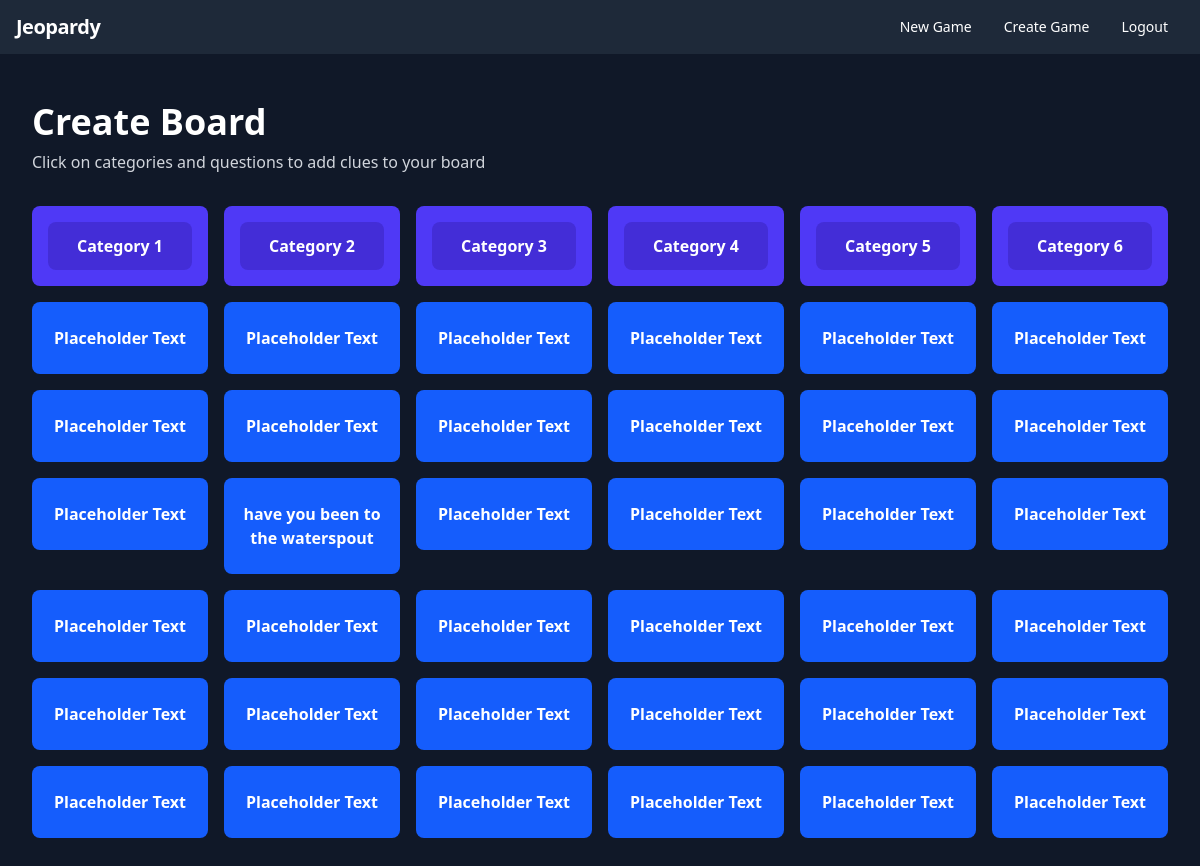
Screenshot of /create/herlloi with the database file from the repository.
### tables this page shows
CREATE TABLE board (
                    title           TEXT        NOT NULL,
                    row             INTEGER     NOT NULL,
                    column          INTEGER     NOT NULL,
                    quest_cat       TEXT        NOT NULL,
                    answer          TEXT,
                    wrong1          TEXT,
                    wrong2          TEXT,
                    wrong3          TEXT,
                    point_value     INTEGER,
                    chosen          INTEGER     NOT NULL
                );

### __init__.py (the view)
@app.route("/create/<string:board>", methods=["GET", "POST"])
def create(board):
    board_text = data.get_board_text(board)
    return render_template("create.html", board_text = board_text, board = board)

### data.py (called while the page is built)
def get_board_text(title):
    db = sqlite3.connect(DB_FILE)
    c = db.cursor()
    board_text = []
    for row in range(6):
        board_text.append(c.execute(
                             'SELECT quest_cat FROM board WHERE (title, row) = (?, ?)',
                             (title, row,)
                         ).fetchall()
                     )
    board_text = clean_list_2d(board_text)
    return board_text

def clean_list(raw_output):
    clean_output = []
    for lst in raw_output:
        for item in lst:
            if str(item) != 'None' and item != "":
                clean_output += [item]
    return clean_output

def clean_list_2d(raw_output):
    clean_output = []
    for lst in raw_output:
        clean_output += [clean_list(lst)]
    return clean_output

### templates/create.html (shortened to what this page needs)
<!doctype html>
<html class="h-full bg-gray-900">
  <head>
    <script src="https://cdn.jsdelivr.net/npm/@tailwindcss/browser@4"></script>
  </head>
  <body class="h-full">
    <nav
      class="bg-gray-800 text-white py-3 px-4 flex items-center justify-between"
    >
      <a class="font-bold text-xl tracking-tight" href="/home">Jeopardy</a>
      <div class="flex items-center">
        <a
          class="text-sm px-4 py-2 leading-none rounded-full hover:bg-gray-700"
          href="/new_game"
          >New Game</a
        >
        <a
          class="text-sm px-4 py-2 leading-none rounded-full hover:bg-gray-700"
          href="/create_game"
          >Create Game</a
        >
        <a
          class="text-sm px-4 py-2 leading-none rounded-full hover:bg-gray-700"
          href="/logout"
          >Logout</a
        >
      </div>
    </nav>
    <div class="min-h-screen bg-gray-900 py-12 px-4 sm:px-6 lg:px-8">
      <div class="max-w-7xl mx-auto">
        <h1 class="text-4xl font-bold text-white mb-2">Create Board</h1>
        <p class="text-gray-300 mb-8">
          Click on categories and questions to add clues to your board
        </p>
        <div class="grid grid-cols-6 gap-4">
          {% for col in range(6) %}
          <div class="bg-indigo-600 rounded-lg p-4">
            <button
              class="w-full bg-indigo-700 hover:bg-indigo-600 text-white font-bold py-3 px-2 rounded-lg text-center transition duration-200"
            >
              Category {{ col + 1 }}
            </button>
          </div>
          {% endfor %}
          {% for row in range(6) %} {% for column in range(6) %}
          <div>
            <a
              href="{{ url_for('edit', board = board, row = row, column = column) }}"
            >
              <button
                type="button"
                class="w-full bg-blue-600 hover:bg-blue-500 text-white font-bold py-6 px-4 rounded-lg transition duration-200 text-center"
              >
                {{ board_text[row][column] }}
              </button>
            </a>
          </div>
          {% endfor %} {% endfor %}
        </div>
      </div>
    </div>
  </body>
</html>

### rows the page displays
board: quest_cat "Placeholder Text"
board: quest_cat "Placeholder Text"
board: quest_cat "Placeholder Text"
board: quest_cat "Placeholder Text"
board: quest_cat "Placeholder Text"
board: quest_cat "Placeholder Text"
board: quest_cat "Placeholder Text"
board: quest_cat "Placeholder Text"
board: quest_cat "Placeholder Text"
board: quest_cat "Placeholder Text"
board: quest_cat "Placeholder Text"
board: quest_cat "Placeholder Text"
board: quest_cat "Placeholder Text"
board: quest_cat "have you been to the waterspout"
board: quest_cat "Placeholder Text"
board: quest_cat "Placeholder Text"
board: quest_cat "Placeholder Text"
board: quest_cat "Placeholder Text"
board: quest_cat "Placeholder Text"
board: quest_cat "Placeholder Text"
board: quest_cat "Placeholder Text"
board: quest_cat "Placeholder Text"
board: quest_cat "Placeholder Text"
board: quest_cat "Placeholder Text"
board: quest_cat "Placeholder Text"
board: quest_cat "Placeholder Text"
board: quest_cat "Placeholder Text"
board: quest_cat "Placeholder Text"
board: quest_cat "Placeholder Text"
board: quest_cat "Placeholder Text"
board: quest_cat "Placeholder Text"
board: quest_cat "Placeholder Text"
board: quest_cat "Placeholder Text"
board: quest_cat "Placeholder Text"
board: quest_cat "Placeholder Text"
board: quest_cat "Placeholder Text"

### other values shown
{{ col + 1 }} "1" "2" "3" "4" "5" "6"
